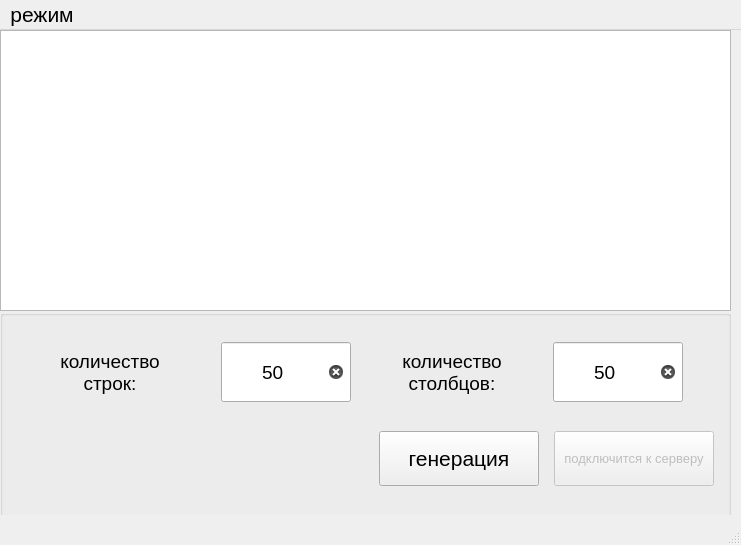
<?xml version="1.0" encoding="UTF-8"?>
<ui version="4.0">
 <class>MainWindow</class>
 <widget class="QMainWindow" name="MainWindow">
  <property name="geometry">
   <rect>
    <x>0</x>
    <y>0</y>
    <width>741</width>
    <height>545</height>
   </rect>
  </property>
  <property name="sizePolicy">
   <sizepolicy hsizetype="Maximum" vsizetype="Maximum">
    <horstretch>0</horstretch>
    <verstretch>0</verstretch>
   </sizepolicy>
  </property>
  <property name="minimumSize">
   <size>
    <width>0</width>
    <height>545</height>
   </size>
  </property>
  <property name="maximumSize">
   <size>
    <width>1100</width>
    <height>545</height>
   </size>
  </property>
  <property name="font">
   <font>
    <pointsize>16</pointsize>
   </font>
  </property>
  <property name="windowTitle">
   <string>лабиринт</string>
  </property>
  <property name="styleSheet">
   <string notr="true">#txtIpAdress[state=&quot;0&quot;]
{
	background-color: rgb(234, 0, 0);
}
#txtIpAdress[state=&quot;1&quot;]
{
	background-color: rgb(48, 241, 18);
}</string>
  </property>
  <widget class="QWidget" name="centralwidget">
   <widget class="QGroupBox" name="groupBox_2">
    <property name="geometry">
     <rect>
      <x>0</x>
      <y>280</y>
      <width>731</width>
      <height>211</height>
     </rect>
    </property>
    <property name="title">
     <string/>
    </property>
    <widget class="QWidget" name="verticalLayoutWidget_2">
     <property name="geometry">
      <rect>
       <x>5</x>
       <y>9</y>
       <width>721</width>
       <height>191</height>
      </rect>
     </property>
     <layout class="QVBoxLayout" name="verticalLayout_2">
      <item>
       <layout class="QHBoxLayout" name="horizontalLayout">
        <property name="sizeConstraint">
         <enum>QLayout::SetDefaultConstraint</enum>
        </property>
        <item>
         <widget class="QLabel" name="txtRow">
          <property name="maximumSize">
           <size>
            <width>130</width>
            <height>60</height>
           </size>
          </property>
          <property name="font">
           <font>
            <pointsize>14</pointsize>
           </font>
          </property>
          <property name="lineWidth">
           <number>2</number>
          </property>
          <property name="text">
           <string>количество строк:</string>
          </property>
          <property name="alignment">
           <set>Qt::AlignCenter</set>
          </property>
          <property name="wordWrap">
           <bool>true</bool>
          </property>
         </widget>
        </item>
        <item>
         <widget class="QLineEdit" name="txtCountRow">
          <property name="sizePolicy">
           <sizepolicy hsizetype="Minimum" vsizetype="Preferred">
            <horstretch>0</horstretch>
            <verstretch>0</verstretch>
           </sizepolicy>
          </property>
          <property name="maximumSize">
           <size>
            <width>130</width>
            <height>60</height>
           </size>
          </property>
          <property name="font">
           <font>
            <pointsize>14</pointsize>
           </font>
          </property>
          <property name="focusPolicy">
           <enum>Qt::ClickFocus</enum>
          </property>
          <property name="text">
           <string>50</string>
          </property>
          <property name="maxLength">
           <number>32766</number>
          </property>
          <property name="alignment">
           <set>Qt::AlignCenter</set>
          </property>
          <property name="clearButtonEnabled">
           <bool>true</bool>
          </property>
         </widget>
        </item>
        <item>
         <widget class="QLabel" name="label_2">
          <property name="sizePolicy">
           <sizepolicy hsizetype="Maximum" vsizetype="Maximum">
            <horstretch>0</horstretch>
            <verstretch>0</verstretch>
           </sizepolicy>
          </property>
          <property name="maximumSize">
           <size>
            <width>110</width>
            <height>60</height>
           </size>
          </property>
          <property name="font">
           <font>
            <pointsize>14</pointsize>
           </font>
          </property>
          <property name="focusPolicy">
           <enum>Qt::NoFocus</enum>
          </property>
          <property name="text">
           <string>количество столбцов:</string>
          </property>
          <property name="textFormat">
           <enum>Qt::AutoText</enum>
          </property>
          <property name="alignment">
           <set>Qt::AlignCenter</set>
          </property>
          <property name="wordWrap">
           <bool>true</bool>
          </property>
          <property name="indent">
           <number>-2</number>
          </property>
         </widget>
        </item>
        <item>
         <widget class="QLineEdit" name="txtCountColum">
          <property name="maximumSize">
           <size>
            <width>130</width>
            <height>60</height>
           </size>
          </property>
          <property name="font">
           <font>
            <pointsize>14</pointsize>
           </font>
          </property>
          <property name="layoutDirection">
           <enum>Qt::LeftToRight</enum>
          </property>
          <property name="autoFillBackground">
           <bool>false</bool>
          </property>
          <property name="text">
           <string>50</string>
          </property>
          <property name="maxLength">
           <number>32766</number>
          </property>
          <property name="alignment">
           <set>Qt::AlignCenter</set>
          </property>
          <property name="clearButtonEnabled">
           <bool>true</bool>
          </property>
         </widget>
        </item>
       </layout>
      </item>
      <item>
       <layout class="QHBoxLayout" name="horizontalLayout_2">
        <property name="spacing">
         <number>6</number>
        </property>
        <item>
         <widget class="QLabel" name="LabelMesegeError">
          <property name="maximumSize">
           <size>
            <width>350</width>
            <height>60</height>
           </size>
          </property>
          <property name="font">
           <font>
            <pointsize>14</pointsize>
           </font>
          </property>
          <property name="text">
           <string/>
          </property>
          <property name="alignment">
           <set>Qt::AlignCenter</set>
          </property>
          <property name="wordWrap">
           <bool>true</bool>
          </property>
         </widget>
        </item>
        <item>
         <widget class="QPushButton" name="PushGeneration">
          <property name="maximumSize">
           <size>
            <width>160</width>
            <height>55</height>
           </size>
          </property>
          <property name="font">
           <font>
            <pointsize>16</pointsize>
            <kerning>true</kerning>
           </font>
          </property>
          <property name="text">
           <string>генерация</string>
          </property>
         </widget>
        </item>
        <item>
         <widget class="QPushButton" name="ConectedToServer">
          <property name="enabled">
           <bool>false</bool>
          </property>
          <property name="maximumSize">
           <size>
            <width>160</width>
            <height>55</height>
           </size>
          </property>
          <property name="font">
           <font>
            <pointsize>10</pointsize>
           </font>
          </property>
          <property name="text">
           <string>подключится к серверу</string>
          </property>
          <property name="autoRepeat">
           <bool>false</bool>
          </property>
          <property name="autoExclusive">
           <bool>false</bool>
          </property>
          <property name="autoDefault">
           <bool>false</bool>
          </property>
          <property name="default">
           <bool>false</bool>
          </property>
          <property name="flat">
           <bool>false</bool>
          </property>
         </widget>
        </item>
       </layout>
      </item>
     </layout>
    </widget>
   </widget>
   <widget class="QTableWidget" name="ScenaMap">
    <property name="geometry">
     <rect>
      <x>0</x>
      <y>0</y>
      <width>731</width>
      <height>281</height>
     </rect>
    </property>
    <property name="editTriggers">
     <set>QAbstractItemView::AnyKeyPressed|QAbstractItemView::EditKeyPressed</set>
    </property>
    <property name="selectionMode">
     <enum>QAbstractItemView::SingleSelection</enum>
    </property>
    <property name="selectionBehavior">
     <enum>QAbstractItemView::SelectItems</enum>
    </property>
    <property name="showGrid">
     <bool>true</bool>
    </property>
    <attribute name="horizontalHeaderVisible">
     <bool>false</bool>
    </attribute>
    <attribute name="horizontalHeaderMinimumSectionSize">
     <number>25</number>
    </attribute>
    <attribute name="horizontalHeaderDefaultSectionSize">
     <number>25</number>
    </attribute>
    <attribute name="horizontalHeaderHighlightSections">
     <bool>false</bool>
    </attribute>
    <attribute name="verticalHeaderVisible">
     <bool>false</bool>
    </attribute>
    <attribute name="verticalHeaderMinimumSectionSize">
     <number>25</number>
    </attribute>
    <attribute name="verticalHeaderDefaultSectionSize">
     <number>25</number>
    </attribute>
    <attribute name="verticalHeaderHighlightSections">
     <bool>false</bool>
    </attribute>
   </widget>
  </widget>
  <widget class="QMenuBar" name="menubar">
   <property name="geometry">
    <rect>
     <x>0</x>
     <y>0</y>
     <width>741</width>
     <height>23</height>
    </rect>
   </property>
   <widget class="QMenu" name="menu">
    <property name="title">
     <string>режим</string>
    </property>
    <addaction name="separator"/>
    <addaction name="ClientMode"/>
    <addaction name="ServerMode"/>
   </widget>
   <addaction name="menu"/>
  </widget>
  <widget class="QStatusBar" name="statusbar"/>
  <action name="ClientMode">
   <property name="text">
    <string>выполнить на клиенте</string>
   </property>
   <property name="font">
    <font>
     <pointsize>10</pointsize>
    </font>
   </property>
  </action>
  <action name="ServerMode">
   <property name="text">
    <string>выполнить на сервере</string>
   </property>
   <property name="font">
    <font>
     <pointsize>10</pointsize>
    </font>
   </property>
  </action>
 </widget>
 <resources/>
 <connections/>
</ui>
